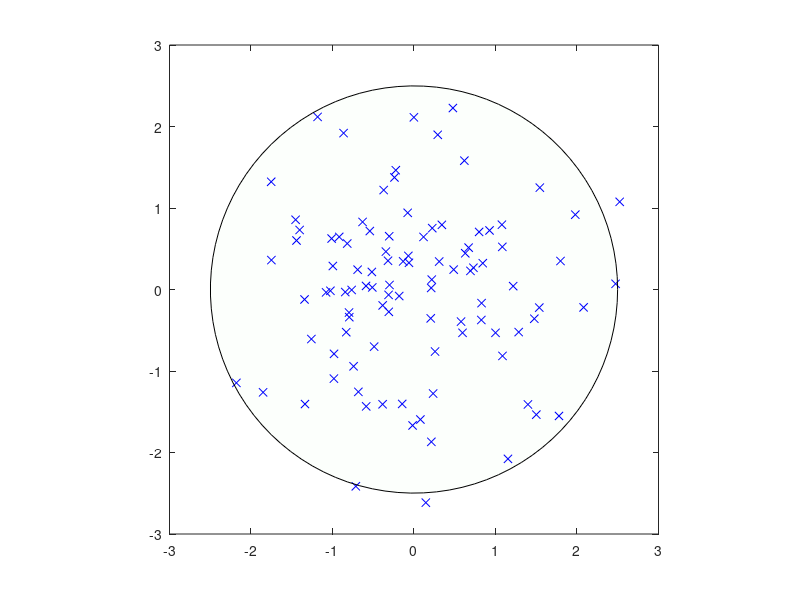
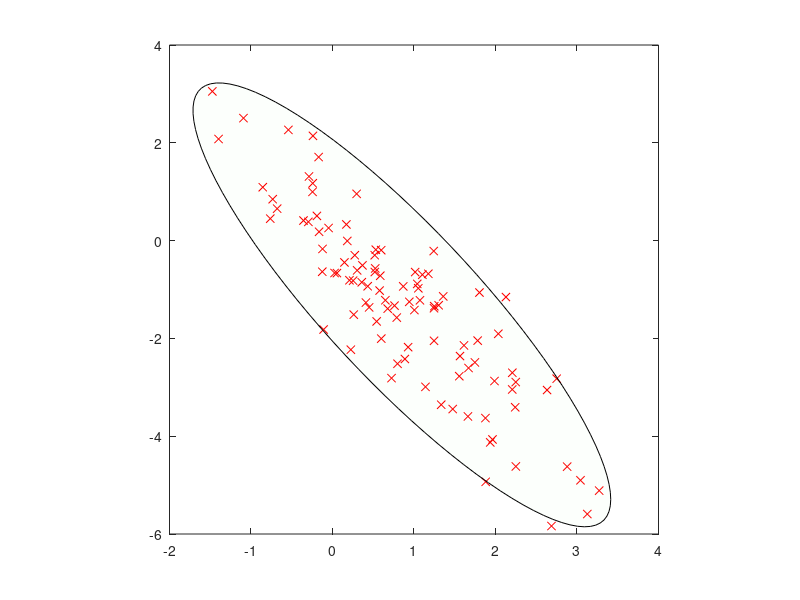

These figures' MATLAB source, in order:
clc
clear
close all

mu = [1,-1.5];
sigma = [1,-1.5;-1.5,3];
n = 100;
alpha =0.05;
X = mvnrnd(mu,sigma,n);
[n,p] = size(X);
mu_hat=mean(X);

Z=((sqrtm((X'*X/n-mean(X)'*mean(X))*n/(n-1)))\(X-repmat(mu_hat,n,1))')';
F_esti=finv(1-alpha,p,n-p)*p*(n-1)/(n-p);
t=linspace(0,2*pi,100);

esti1=[sqrt(F_esti)*cos(t)',sqrt(F_esti)*sin(t)'];
esti2=esti1*sqrtm((X'*X/n-mean(X)'*mean(X))*n/(n-1))+repmat(mu_hat,length(esti1),1);

figure
plot(Z(:,1),Z(:,2),'xb')
patch(esti1(:,1),esti1(:,2),'g','Facealpha',0.01)
axis square

figure
plot(X(:,1),X(:,2),'xr')
patch(esti2(:,1),esti2(:,2),'g','Facealpha',0.01)
axis square